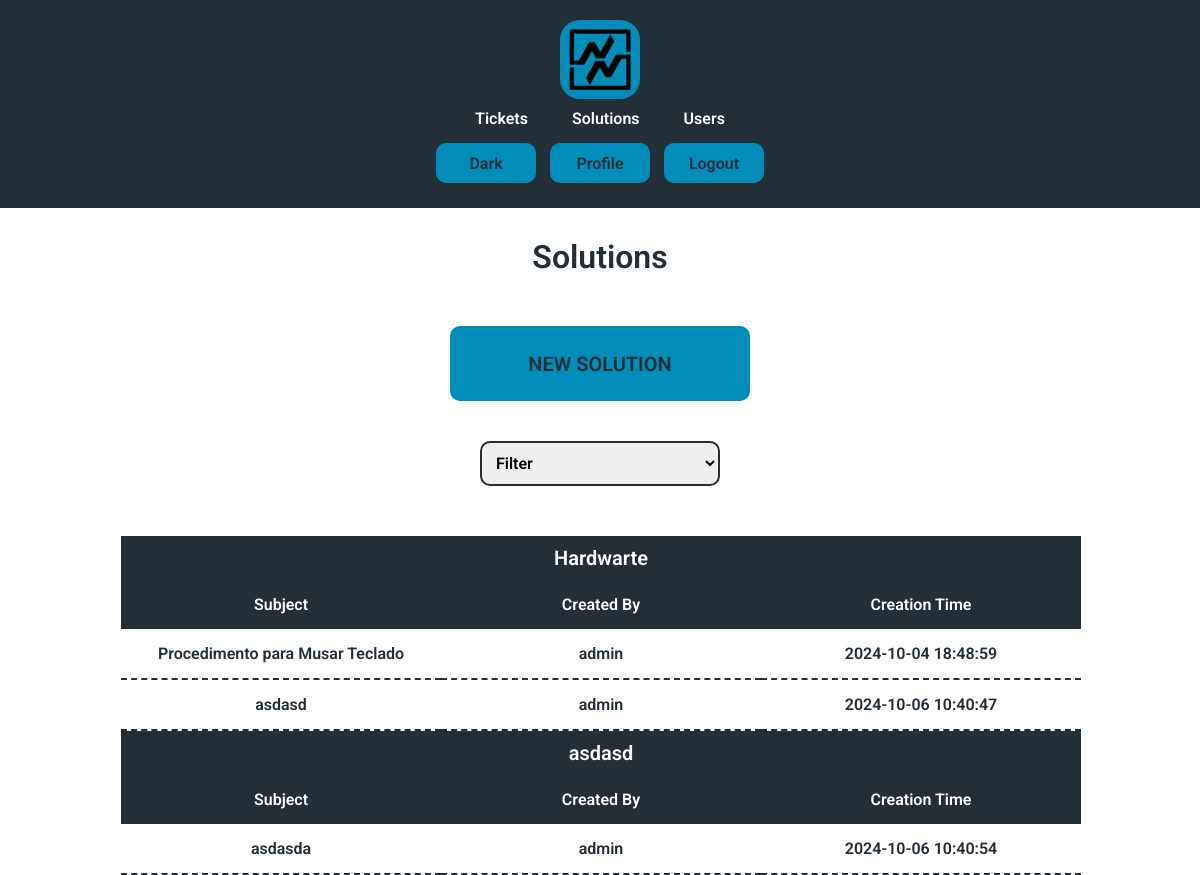
Before: /solutions (signed in) with the older database file.
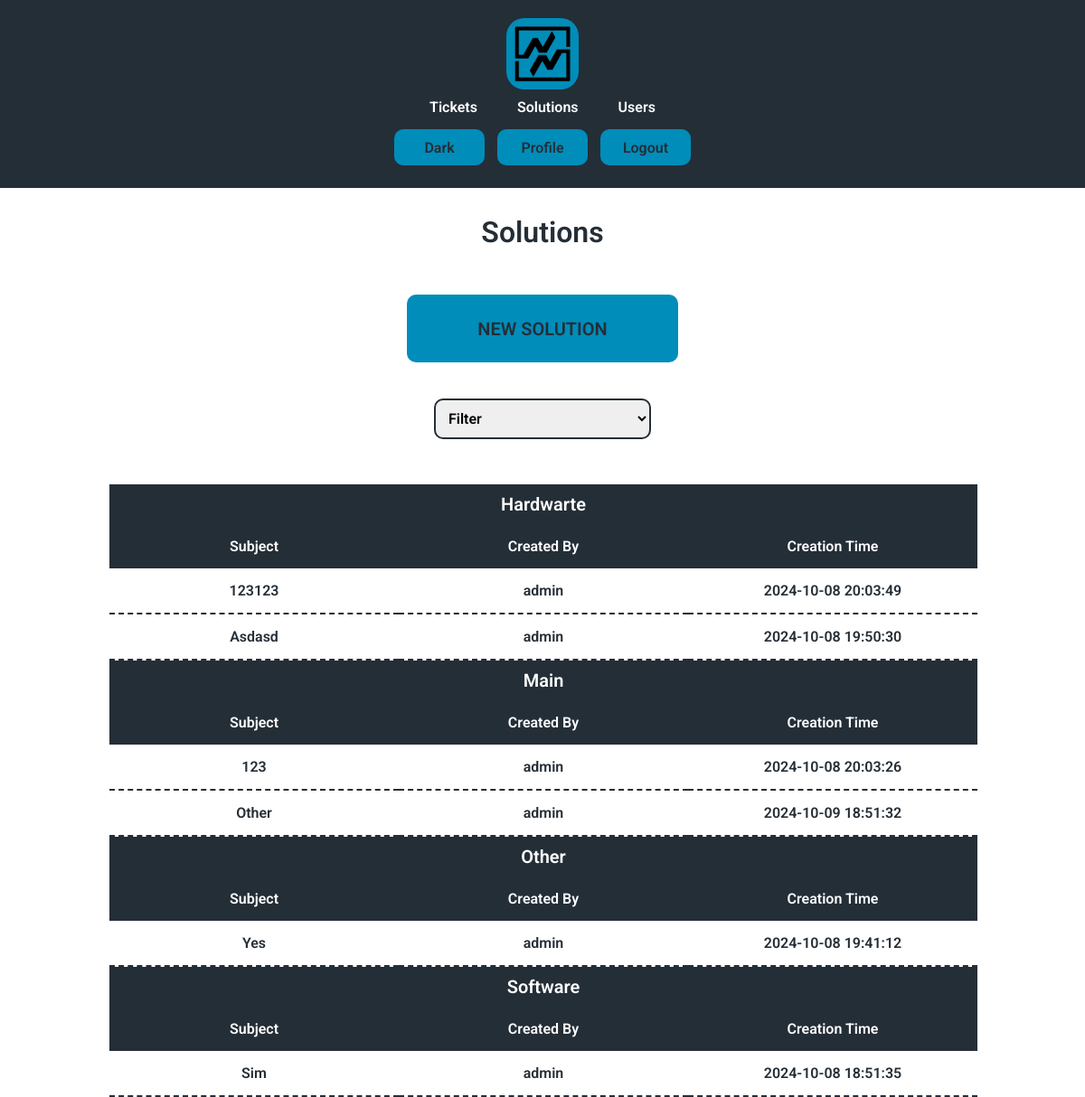
After: the same page with the newer database file.
### tables this page shows
CREATE TABLE solutions (
id INTEGER PRIMARY KEY AUTOINCREMENT NOT NULL,
category TEXT NOT NULL,
subject TEXT NOT NULL,
creator INTEGER,
description TEXT,
time TIMESTAMP DEFAULT CURRENT_TIMESTAMP,
FOREIGN KEY(creator) REFERENCES users(id) ON DELETE SET NULL ON UPDATE NO ACTION
);

CREATE TABLE users (id INTEGER PRIMARY KEY AUTOINCREMENT NOT NULL, name TEXT NOT NULL, hash TEXT NOT NULL, permission INTEGER DEFAULT 4 NOT NULL, active BLOB DEFAULT 0 NOT NULL, email TEXT NOT NULL);

### app.py (the view, shortened to what this page needs)
@app.route("/solutions", methods=["GET", "POST"])
@login_required
def solutions():
    listcategories = db.execute("SELECT DISTINCT category FROM solutions ORDER BY category")
    solutions = db.execute(
        """
        SELECT solutions.id, solutions.subject, solutions.category, solutions.time, users.name AS creator_name
        FROM solutions LEFT JOIN users ON solutions.creator = users.id ORDER BY subject;
        """
        )
    categories = listcategories
    return render_template("solutions.html", solutions = solutions, categories = categories, list = listcategories)

### app.py (called while the page is built)
def login_required(f):
    @wraps(f)
    def decorated_function(*args, **kwargs):
        if not session.get("user_id"):
            return redirect("/") # Redirect to the login page or wherever necessary
        return f(*args, **kwargs)  # Proceed with the actual route if logged in
    return decorated_function

### templates/solutions.html (shortened to what this page needs)
{% extends "layout.html" %}
{% block h1 %}<h1>Solutions</h1>{% endblock %}
{% block body %}
    {% if session.get("permission") < 3 %}
    <form class="margin" action="/newsolution">
    <button type="submit" class="enter">NEW SOLUTION</button>
    </form>
    {% endif %}
    <form class="margin" action="/solutions" method="post">
    <select id="status" name="category" onchange="clickButton()">
        <option hidden disabled value="" selected>Filter</option>
    </select>
    </form>
    <div class="main">
    {% for categorie in categories %}
    <table {% if categories|length == 1 %}
    class="select"
    {% else %}
    class="select column"
    {% endif %}>
        <thead>
            <caption>{{ categorie["category"] }}</caption>
            <tr>
                <th >Subject</th>
                <th>Created By</th>
                <th class="none">Creation Time</th>
            </tr>
        </thead>
        <tbody>
            {% for solution in solutions %}
            {% if solution["category"] == categorie["category"] %}
            <tr onclick="clickButtonID('{{ solution['id'] }}')">
                <td>{{ solution["subject"] }}</td>
                <td>{{ solution["creator_name"] }}</td>
                <td class="none">{{ solution["time"] }}</td>
            </tr>
            {% endif %}
            {% endfor %}
        </tbody>
    </table>
    {% endfor %}
</div>
{% endblock %}

Changed rows visible on the page:
removed solutions: subject "Procedimento para Musar Teclado", creator_name "admin", time "2024-10-04 18:48:59", shown under "Hardwarte"
removed solutions: subject "asdasd", creator_name "admin", time "2024-10-06 10:40:47", shown under "Hardwarte"
removed solutions: subject "asdasda", creator_name "admin", time "2024-10-06 10:40:54", shown under "asdasd"
added solutions: subject "123123", creator_name "admin", time "2024-10-08 20:03:49", shown under "Hardwarte"
added solutions: subject "Asdasd", creator_name "admin", time "2024-10-08 19:50:30", shown under "Hardwarte"
added solutions: subject "123", creator_name "admin", time "2024-10-08 20:03:26", shown under "Main"
added solutions: subject "Other", creator_name "admin", time "2024-10-09 18:51:32", shown under "Main"
added solutions: subject "Yes", creator_name "admin", time "2024-10-08 19:41:12", shown under "Other"
added solutions: subject "Sim", creator_name "admin", time "2024-10-08 18:51:35", shown under "Software"
Other visible differences:
new list line: "Main Subject Created By Creation Time"
new list line: "Other Subject Created By Creation Time"
new list line: "Software Subject Created By Creation Time"
list line gone: "asdasd Subject Created By Creation Time"
